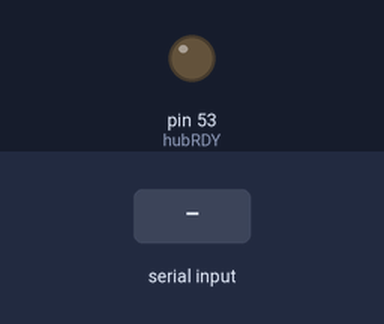
The sketch below on a simulated Arduino Mega 2560, built for the host (arithmetic inside an expression is 32-bit, double 64-bit). Parts: output pins drawn as LEDs (lit = HIGH). The inputs (shaded band) are chosen by the test bench. Random numbers use the default seed unless the sketch sets one; what the sketch prints to the serial monitor is not drawn.

Above: at 1.2 s.
1.3 s: "1" received over the second serial link
At 1.62 s:
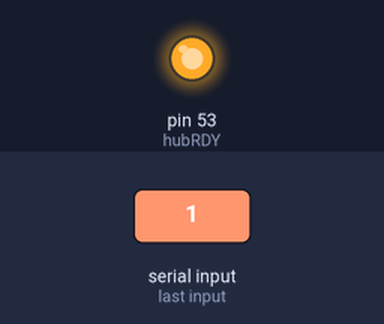
Timing chart, 0 to 4.3 s (numbered marks = the images above; inputs shaded):
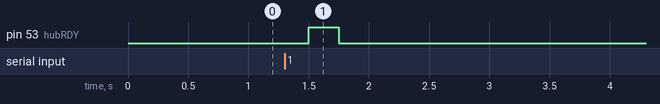

Measured:
- after the input at 1.3 s, pin 53 (hubRDY): LOW → HIGH after 0.20 s, → LOW 0.25 s later

The sketch:

Sensornode.ino
```cpp
#include <SoftwareSerial.h>
#include "Pulse.h"
#include "Markov.h"
#include "DataGenerator.h"
#include "Temperature.h"
#include "Communication.h"

//here you can choose the sensor you want
//add new ones simply by adding the classes to the library
//Temperature model;
Pulse model;

//Communication:
SoftwareSerial link(10, 51);//Rx, Tx, receives from bodyhub, sends to bodyhub. After adaptation, it receives from scheduler and sends to bodyhub

//hubRDY is used to show the hub that we want to transmit data, so that it can listen(). Otherwise the data might be lost
const byte hubRDY = 53;

Markov* markov;
DataGenerator* dataGen;


//we calculate the risk by checking the data model, each state corresponds to a risk level
//this has to be adapted though I think, since the states do not match the risk levels
//TODO include a function in the model that calculates the risk level based on current state, i.e. byte calcRisk();
byte calcRisk(float data) {
  for (byte i = 0; i < 5; i++) {
    if (model.states[i].inRange(data))
      return i;
  }
  Serial.print("Invalid data: ");
  Serial.println(data);
  return -1;
}

void setup() {
  model.init();
  markov = new Markov(3, model.transitions, model.states);
  dataGen = new DataGenerator(markov);

  link.begin(9600);
  link.listen();
  Serial.begin(9600);
  pinMode(hubRDY, OUTPUT);
  Serial.println("Sensor starting now!");
}

void loop() {
  while(!link.available());//wait until data is requested
  float wait;
  while(link.available()){
    wait = Communication::receiveLongData(&link);
  }
  //delay(wait/2);
  digitalWrite(hubRDY, HIGH);
  dataGen->nextState();
  float data = dataGen->calculateValue();
  //delay(wait/2);
  link.write(data);
  delay(250);
  digitalWrite(hubRDY, LOW);

  Serial.print("Sent Data: ");
  Serial.println(data);
}
```
